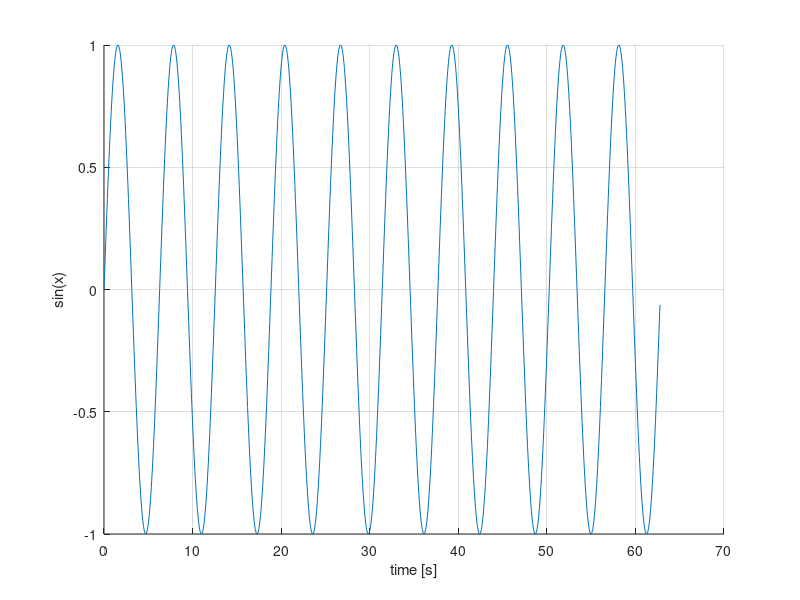
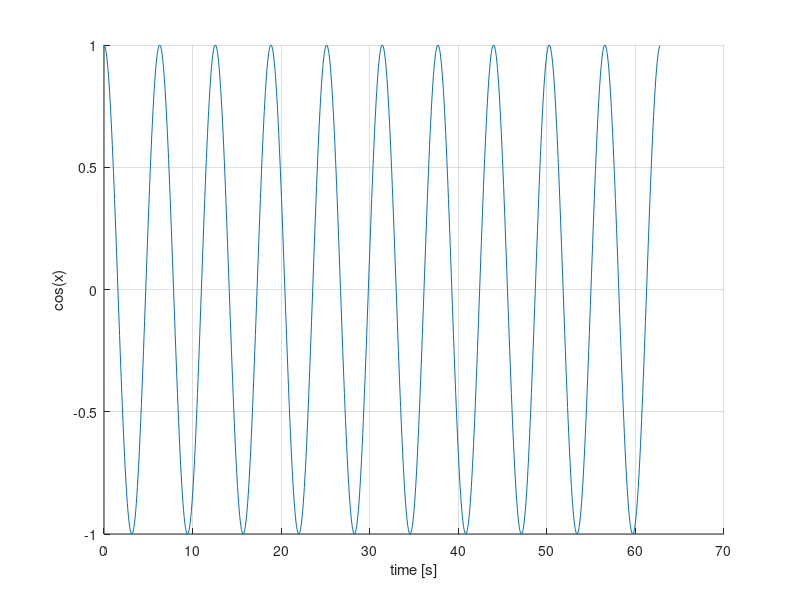
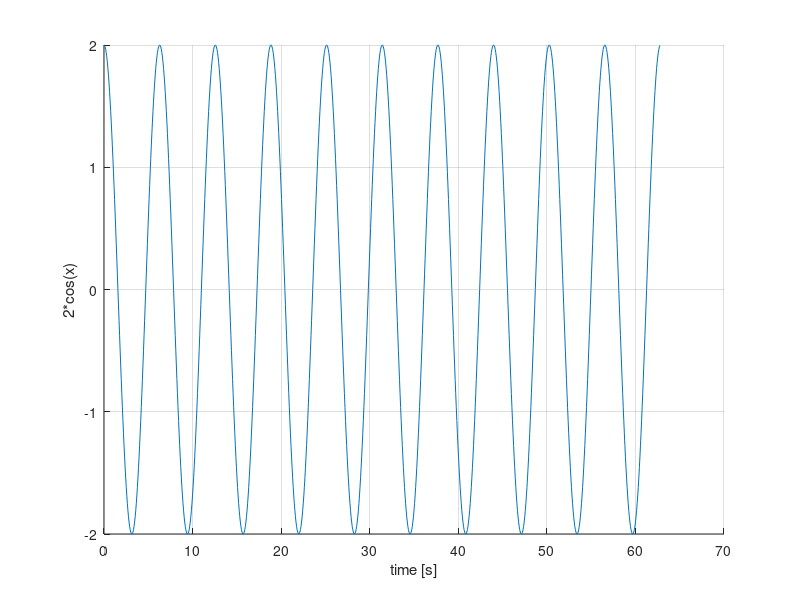

Here is the MATLAB script that generated these plots, in order:
% second test file

clear all
close all

fs = 100e3;
ts = 1/fs;
f = 1e3;

nSamples = 1000;

nIndexes = [0:nSamples-1]';
 
t = 2*pi*f*nIndexes*ts;
y = sin(t);

figure(1)
hold on; grid on;
plot(t,y)
xlabel('time [s]');
ylabel('sin(x)')

figure(2)
hold on; grid on;
plot(t,cos(t))
xlabel('time [s]');
ylabel('cos(x)')

figure(3)
hold on; grid on;
plot(t,2*cos(t))
xlabel('time [s]');
ylabel('2*cos(x)')


% debug part for the branch
